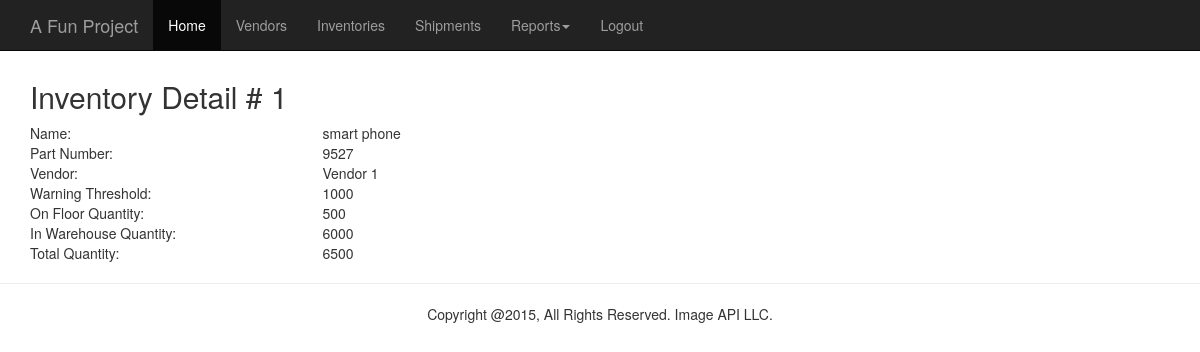
The page /inventories/1/ (signed in) on the database as committed earlier.
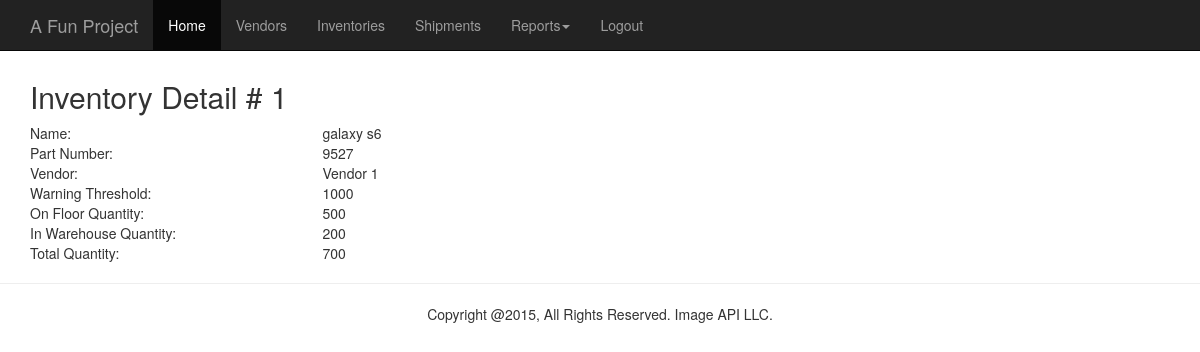
The same page on the database as committed later.
### inventory/models.py (models this page shows, shortened)
class Inventory(models.Model):
    class Meta:
        verbose_name_plural = 'Inventories'
    item_name = models.CharField(max_length=100)
    vendor = models.ForeignKey(Vendor)
    part_number = models.IntegerField()
    warning_threshold = models.IntegerField()
    on_floor_quantity = models.IntegerField(default=0)
    in_warehouse_quantity = models.IntegerField(default=0)
    def total_quantity(self):
        return self.on_floor_quantity + self.in_warehouse_quantity

class Vendor(models.Model):
    name = models.CharField(max_length=100)
    address = models.CharField(max_length=300)
    def __str__(self):      # = ToString() in C sharp
        return self.name

### inventory/views.py (the view)
# urls.py: url(r'^inventories/(?P<inv_id>\d+)/$', views.inventory_detail, name='inventory.detail'),
@login_required
def inventory_detail(request, inv_id):
    inventory = get_object_or_404(Inventory, pk=inv_id)
    return render(request, 'inventory/inventory_detail.html', {'item': inventory})

### templates/inventory/inventory_detail.html
{% extends "base.html" %}
{% block content %}
    <h2>Inventory Detail # {{ item.id }}</h2>
    <div class="row">
        <div class="col-md-3">
            <div>Name: </div>
            <div>Part Number: </div>
            <div>Vendor: </div>
            <div>Warning Threshold: </div>
            <div>On Floor Quantity: </div>
           <div>In Warehouse Quantity: </div>
           <div>Total Quantity: </div>
        </div>
        <div class="col-md-3">
            <div>{{ item.item_name }} </div>
            <div>{{ item.part_number }} </div>
            <div>{{ item.vendor }} </div>
            <div>{{ item.warning_threshold }} </div>
            <div>{{ item.on_floor_quantity }} </div>
            <div>{{ item.in_warehouse_quantity }} </div>
            <div>{{ item.total_quantity }} </div>
        </div>
    </div>
{% endblock %}

Rows that differ between the two databases and show on the page:
changed Inventory "Vendor 1": item_name "smart phone" → "galaxy s6"; in_warehouse_quantity "6000" → "200"; total_quantity "6500" → "700"
